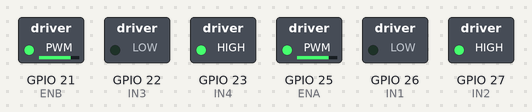
A program run on a simulated ESP32. On the bench: switched loads named in the program (green lamp = pin HIGH).

Above: at 0.1 s.
Timing chart, 0 to 1.6 s (numbered marks = the images above):
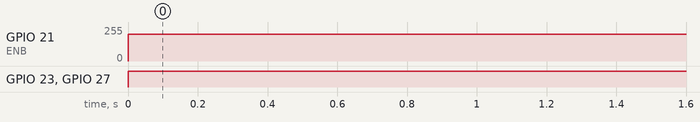

The program:

main.cpp
```cpp
#include <Arduino.h>

#define IN1 26
#define IN2 27
#define IN3 22
#define IN4 23
#define ENA 25
#define ENB 21
// 5 16 17 18 19 23 // nrf
// 34 35 // cs 100a
// 25 32 33 17
int x2,y2;
int flag_run_fwd=1;
void L298N_SETUP() ;
void RUN_FWD() ;
void Motor_off();
void setup()
{
  L298N_SETUP();
}
void loop()
{
  //RUN_FWD();
  analogWrite(ENA, 200);
  digitalWrite (IN1, LOW);// tiến
  digitalWrite (IN2, HIGH);
  analogWrite(ENB, 200);
  digitalWrite (IN3, LOW);// tiến
  digitalWrite (IN4, HIGH);
}
void L298N_SETUP()
{
  pinMode (IN1, OUTPUT);
  pinMode (IN2, OUTPUT);
  pinMode (ENA, OUTPUT);
  pinMode (IN3, OUTPUT);
  pinMode (IN4, OUTPUT);
  pinMode (ENB, OUTPUT);
}
```

Measured:
- by itself, GPIO 21 (ENB): 0/255 → 200/255 at 0.00 s
- by itself, GPIO 23 (IN4), GPIO 27 (IN2): LOW → HIGH at 0.00 s
